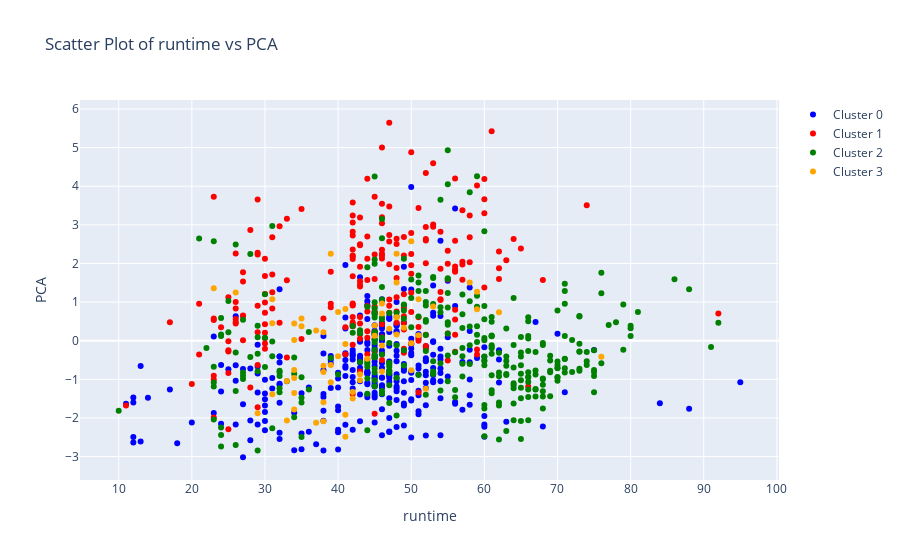
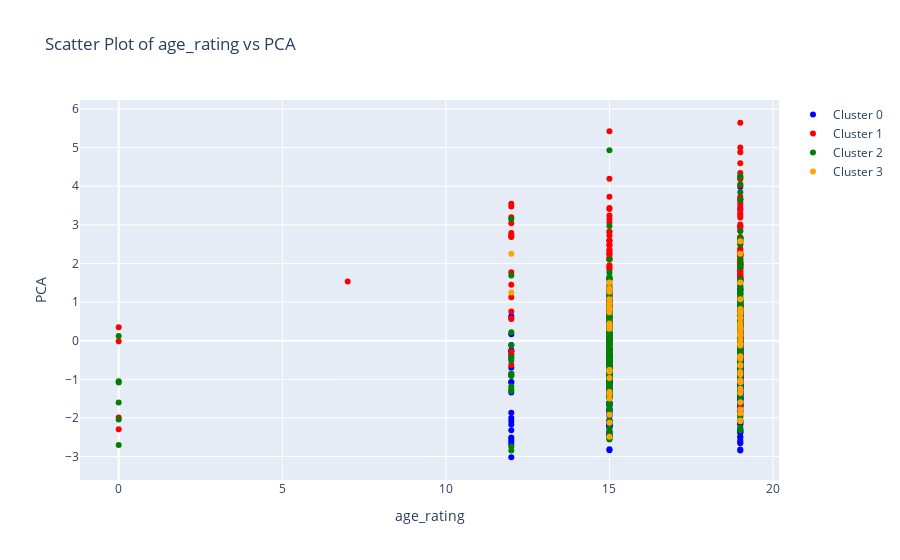
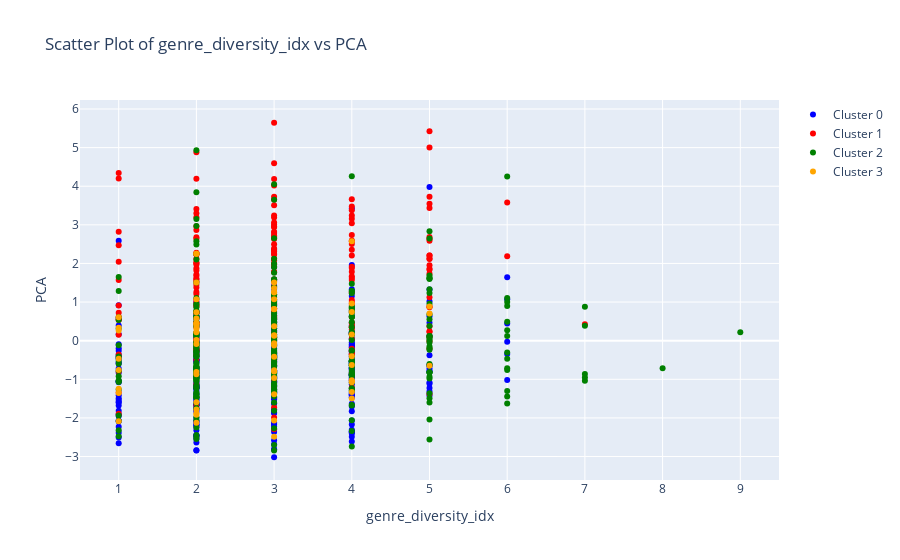
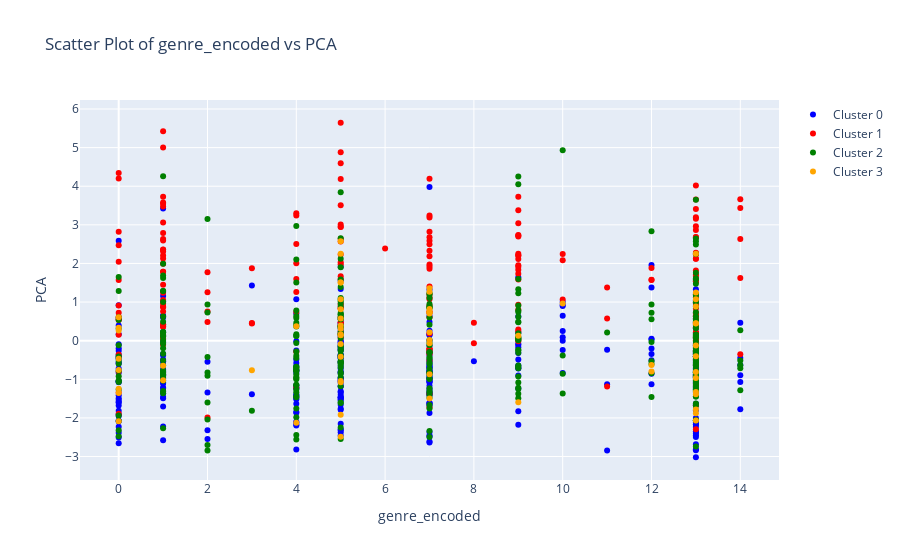

The notebook cell saved with these charts, in order:
### Code cell
import plotly.graph_objects as go

# Create a list of variable names
variable_names = ['runtime', 'age_rating', 'genre_diversity_idx', 'genre_encoded', 'production_country_encoded']

# Define colors for each cluster
colors = ['blue', 'red', 'green', 'orange']

# Loop through each variable and create a scatter plot for each cluster
for variable in variable_names:
    # Create an empty figure
    fig = go.Figure()

    # Loop through each cluster
    for i in range(4):  # 클러스터 개수에 맞게 수정 
        # Filter data for the current cluster
        cluster_data = cluster_df[cluster_df['cluster'] == i]

        # Add scatter trace for the current cluster and variable
        fig.add_trace(go.Scatter(
            x=cluster_data[variable],
            y=cluster_data['PCA'],
            mode='markers',
            marker=dict(color=colors[i]),
            name=f'Cluster {i}'
        ))

    # Set layout for the plot
    fig.update_layout(
        title=f"Scatter Plot of {variable} vs PCA",
        xaxis=dict(title=variable),
        yaxis=dict(title='PCA')
    )

    # Show plot
    fig.show()

### Figure 1 — Plotly figure (JSON) as saved in the notebook; plotly's stock layout.template omitted (floating-point values rounded to 4 significant figures; data arrays with more than 128 entries replaced by an {"elided": "..."} marker saying what was removed)
{"data": [{"marker": {"color": "blue"}, "mode": "markers", "name": "Cluster 0", "type": "scatter", "x": {"elided": "308 int values"}, "y": {"elided": "308 float values"}}, {"marker": {"color": "red"}, "mode": "markers", "name": "Cluster 1", "type": "scatter", "x": {"elided": "221 int values"}, "y": {"elided": "221 float values"}}, {"marker": {"color": "green"}, "mode": "markers", "name": "Cluster 2", "type": "scatter", "x": {"elided": "315 int values"}, "y": {"elided": "315 float values"}}, {"marker": {"color": "orange"}, "mode": "markers", "name": "Cluster 3", "type": "scatter", "x": [39, 59, 38, 42, 34, 48, 43, 62, 43, 44, 50, 26, 38, 39, 51, 46, 46, 53, 38, 41, 51, 58, 50, 41, 76, 48, 46, 35, 38, 40, 31, 50, 34, 41, 42, 45, 37, 34, 49, 34, 48, 37, 34, 34, 33, 35, 39, 48, 40, 38, 45, 31, 41, 59, 23, 52, 31, 47, 29, 46, 33], "y": [2.252, 1.268, -2.087, -1.33, 0.01568, 2.254, -1.022, 0.7379, -0.8672, -0.4685, 2.576, 1.249, 0.2167, -0.6281, 0.1388, 0.702, -0.1234, 0.883, -0.8128, 0.8235, 1.073, 1.508, -0.0638, -2.49, -0.4182, 0.1571, 0.9634, 0.5724, -0.6506, 0.7398, 0.4489, -0.768, -1.783, -1.916, -1.495, 0.1309, -2.123, -1.355, 0.3378, -0.9658, 0.6086, 0.2625, 0.4432, -0.7583, -2.066, 0.3717, -1.073, 1.507, -0.4036, -1.592, 0.3916, 1.075, -0.08832, 0.8127, 1.36, -1.247, -1.39, 0.312, -1.881, -0.7996, -1.046]}], "layout": {"title": {"text": "Scatter Plot of runtime vs PCA"}, "xaxis": {"title": {"text": "runtime"}}, "yaxis": {"title": {"text": "PCA"}}}}

### Figure 2 — Plotly figure (JSON) as saved in the notebook; plotly's stock layout.template omitted (floating-point values rounded to 4 significant figures; data arrays with more than 128 entries replaced by an {"elided": "..."} marker saying what was removed)
{"data": [{"marker": {"color": "blue"}, "mode": "markers", "name": "Cluster 0", "type": "scatter", "x": {"elided": "308 int values"}, "y": {"elided": "308 float values"}}, {"marker": {"color": "red"}, "mode": "markers", "name": "Cluster 1", "type": "scatter", "x": {"elided": "221 int values"}, "y": {"elided": "221 float values"}}, {"marker": {"color": "green"}, "mode": "markers", "name": "Cluster 2", "type": "scatter", "x": {"elided": "315 int values"}, "y": {"elided": "315 float values"}}, {"marker": {"color": "orange"}, "mode": "markers", "name": "Cluster 3", "type": "scatter", "x": [12, 15, 19, 15, 19, 19, 19, 15, 19, 19, 19, 12, 19, 19, 19, 19, 19, 15, 19, 19, 15, 15, 19, 15, 19, 19, 15, 19, 19, 19, 19, 15, 19, 15, 15, 19, 15, 19, 19, 15, 19, 19, 15, 15, 19, 15, 19, 19, 19, 19, 19, 19, 19, 15, 15, 19, 15, 15, 19, 15, 19], "y": [2.252, 1.268, -2.087, -1.33, 0.01568, 2.254, -1.022, 0.7379, -0.8672, -0.4685, 2.576, 1.249, 0.2167, -0.6281, 0.1388, 0.702, -0.1234, 0.883, -0.8128, 0.8235, 1.073, 1.508, -0.0638, -2.49, -0.4182, 0.1571, 0.9634, 0.5724, -0.6506, 0.7398, 0.4489, -0.768, -1.783, -1.916, -1.495, 0.1309, -2.123, -1.355, 0.3378, -0.9658, 0.6086, 0.2625, 0.4432, -0.7583, -2.066, 0.3717, -1.073, 1.507, -0.4036, -1.592, 0.3916, 1.075, -0.08832, 0.8127, 1.36, -1.247, -1.39, 0.312, -1.881, -0.7996, -1.046]}], "layout": {"title": {"text": "Scatter Plot of age_rating vs PCA"}, "xaxis": {"title": {"text": "age_rating"}}, "yaxis": {"title": {"text": "PCA"}}}}

### Figure 3 — Plotly figure (JSON) as saved in the notebook; plotly's stock layout.template omitted (floating-point values rounded to 4 significant figures; data arrays with more than 128 entries replaced by an {"elided": "..."} marker saying what was removed)
{"data": [{"marker": {"color": "blue"}, "mode": "markers", "name": "Cluster 0", "type": "scatter", "x": {"elided": "308 int values"}, "y": {"elided": "308 float values"}}, {"marker": {"color": "red"}, "mode": "markers", "name": "Cluster 1", "type": "scatter", "x": {"elided": "221 int values"}, "y": {"elided": "221 float values"}}, {"marker": {"color": "green"}, "mode": "markers", "name": "Cluster 2", "type": "scatter", "x": {"elided": "315 int values"}, "y": {"elided": "315 float values"}}, {"marker": {"color": "orange"}, "mode": "markers", "name": "Cluster 3", "type": "scatter", "x": [2, 3, 1, 4, 2, 2, 4, 2, 2, 1, 4, 3, 2, 4, 3, 5, 3, 5, 2, 3, 3, 2, 3, 3, 3, 4, 4, 2, 5, 4, 2, 3, 2, 2, 4, 3, 2, 1, 1, 3, 1, 1, 2, 1, 3, 3, 4, 3, 4, 2, 2, 2, 2, 3, 3, 1, 3, 2, 2, 3, 4], "y": [2.252, 1.268, -2.087, -1.33, 0.01568, 2.254, -1.022, 0.7379, -0.8672, -0.4685, 2.576, 1.249, 0.2167, -0.6281, 0.1388, 0.702, -0.1234, 0.883, -0.8128, 0.8235, 1.073, 1.508, -0.0638, -2.49, -0.4182, 0.1571, 0.9634, 0.5724, -0.6506, 0.7398, 0.4489, -0.768, -1.783, -1.916, -1.495, 0.1309, -2.123, -1.355, 0.3378, -0.9658, 0.6086, 0.2625, 0.4432, -0.7583, -2.066, 0.3717, -1.073, 1.507, -0.4036, -1.592, 0.3916, 1.075, -0.08832, 0.8127, 1.36, -1.247, -1.39, 0.312, -1.881, -0.7996, -1.046]}], "layout": {"title": {"text": "Scatter Plot of genre_diversity_idx vs PCA"}, "xaxis": {"title": {"text": "genre_diversity_idx"}}, "yaxis": {"title": {"text": "PCA"}}}}

### Figure 4 — Plotly figure (JSON) as saved in the notebook; plotly's stock layout.template omitted (floating-point values rounded to 4 significant figures; data arrays with more than 128 entries replaced by an {"elided": "..."} marker saying what was removed)
{"data": [{"marker": {"color": "blue"}, "mode": "markers", "name": "Cluster 0", "type": "scatter", "x": {"elided": "308 int values"}, "y": {"elided": "308 float values"}}, {"marker": {"color": "red"}, "mode": "markers", "name": "Cluster 1", "type": "scatter", "x": {"elided": "221 int values"}, "y": {"elided": "221 float values"}}, {"marker": {"color": "green"}, "mode": "markers", "name": "Cluster 2", "type": "scatter", "x": {"elided": "315 int values"}, "y": {"elided": "315 float values"}}, {"marker": {"color": "orange"}, "mode": "markers", "name": "Cluster 3", "type": "scatter", "x": [13, 7, 0, 13, 7, 5, 1, 7, 7, 0, 5, 13, 7, 12, 5, 7, 13, 13, 13, 7, 5, 5, 7, 5, 5, 5, 10, 5, 1, 7, 13, 3, 13, 5, 7, 9, 4, 0, 0, 13, 0, 0, 13, 0, 13, 4, 5, 5, 13, 9, 5, 13, 5, 5, 7, 0, 13, 5, 13, 12, 5], "y": [2.252, 1.268, -2.087, -1.33, 0.01568, 2.254, -1.022, 0.7379, -0.8672, -0.4685, 2.576, 1.249, 0.2167, -0.6281, 0.1388, 0.702, -0.1234, 0.883, -0.8128, 0.8235, 1.073, 1.508, -0.0638, -2.49, -0.4182, 0.1571, 0.9634, 0.5724, -0.6506, 0.7398, 0.4489, -0.768, -1.783, -1.916, -1.495, 0.1309, -2.123, -1.355, 0.3378, -0.9658, 0.6086, 0.2625, 0.4432, -0.7583, -2.066, 0.3717, -1.073, 1.507, -0.4036, -1.592, 0.3916, 1.075, -0.08832, 0.8127, 1.36, -1.247, -1.39, 0.312, -1.881, -0.7996, -1.046]}], "layout": {"title": {"text": "Scatter Plot of genre_encoded vs PCA"}, "xaxis": {"title": {"text": "genre_encoded"}}, "yaxis": {"title": {"text": "PCA"}}}}
